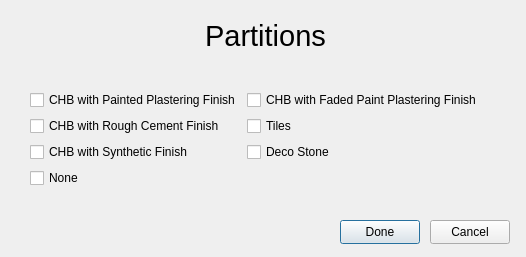
<?xml version="1.0" encoding="UTF-8"?>
<ui version="4.0">
 <class>Dialog</class>
 <widget class="QDialog" name="Dialog">
  <property name="geometry">
   <rect>
    <x>0</x>
    <y>0</y>
    <width>526</width>
    <height>257</height>
   </rect>
  </property>
  <property name="windowTitle">
   <string>Dialog</string>
  </property>
  <widget class="QPushButton" name="done_button">
   <property name="geometry">
    <rect>
     <x>340</x>
     <y>220</y>
     <width>80</width>
     <height>24</height>
    </rect>
   </property>
   <property name="text">
    <string>Done</string>
   </property>
  </widget>
  <widget class="QPushButton" name="cancel_button">
   <property name="geometry">
    <rect>
     <x>430</x>
     <y>220</y>
     <width>80</width>
     <height>24</height>
    </rect>
   </property>
   <property name="text">
    <string>Cancel</string>
   </property>
  </widget>
  <widget class="QLabel" name="material_label">
   <property name="geometry">
    <rect>
     <x>130</x>
     <y>20</y>
     <width>271</width>
     <height>31</height>
    </rect>
   </property>
   <property name="font">
    <font>
     <pointsize>22</pointsize>
    </font>
   </property>
   <property name="text">
    <string>Partitions</string>
   </property>
   <property name="alignment">
    <set>Qt::AlignCenter</set>
   </property>
  </widget>
  <widget class="QWidget" name="formLayoutWidget">
   <property name="geometry">
    <rect>
     <x>30</x>
     <y>90</y>
     <width>461</width>
     <height>108</height>
    </rect>
   </property>
   <layout class="QFormLayout" name="formLayout">
    <item row="0" column="0">
     <widget class="QCheckBox" name="CHB_w_painted_plastering">
      <property name="text">
       <string>CHB with Painted Plastering Finish</string>
      </property>
     </widget>
    </item>
    <item row="1" column="0">
     <widget class="QCheckBox" name="CHB_w_rough_cement">
      <property name="text">
       <string>CHB with Rough Cement Finish</string>
      </property>
     </widget>
    </item>
    <item row="0" column="1">
     <widget class="QCheckBox" name="CHB_w_faded_paint_plastering">
      <property name="text">
       <string>CHB with Faded Paint Plastering Finish</string>
      </property>
     </widget>
    </item>
    <item row="1" column="1">
     <widget class="QCheckBox" name="tiles">
      <property name="text">
       <string>Tiles</string>
      </property>
     </widget>
    </item>
    <item row="2" column="1">
     <widget class="QCheckBox" name="deco_stone">
      <property name="text">
       <string>Deco Stone</string>
      </property>
     </widget>
    </item>
    <item row="2" column="0">
     <widget class="QCheckBox" name="CHB_w_synthetic">
      <property name="text">
       <string>CHB with Synthetic Finish</string>
      </property>
     </widget>
    </item>
    <item row="3" column="0">
     <widget class="QCheckBox" name="none">
      <property name="text">
       <string>None</string>
      </property>
     </widget>
    </item>
   </layout>
  </widget>
 </widget>
 <resources/>
 <connections>
  <connection>
   <sender>cancel_button</sender>
   <signal>clicked()</signal>
   <receiver>Dialog</receiver>
   <slot>reject()</slot>
   <hints>
    <hint type="sourcelabel">
     <x>474</x>
     <y>228</y>
    </hint>
    <hint type="destinationlabel">
     <x>487</x>
     <y>172</y>
    </hint>
   </hints>
  </connection>
  <connection>
   <sender>done_button</sender>
   <signal>clicked()</signal>
   <receiver>Dialog</receiver>
   <slot>accept()</slot>
   <hints>
    <hint type="sourcelabel">
     <x>382</x>
     <y>228</y>
    </hint>
    <hint type="destinationlabel">
     <x>401</x>
     <y>179</y>
    </hint>
   </hints>
  </connection>
 </connections>
</ui>
